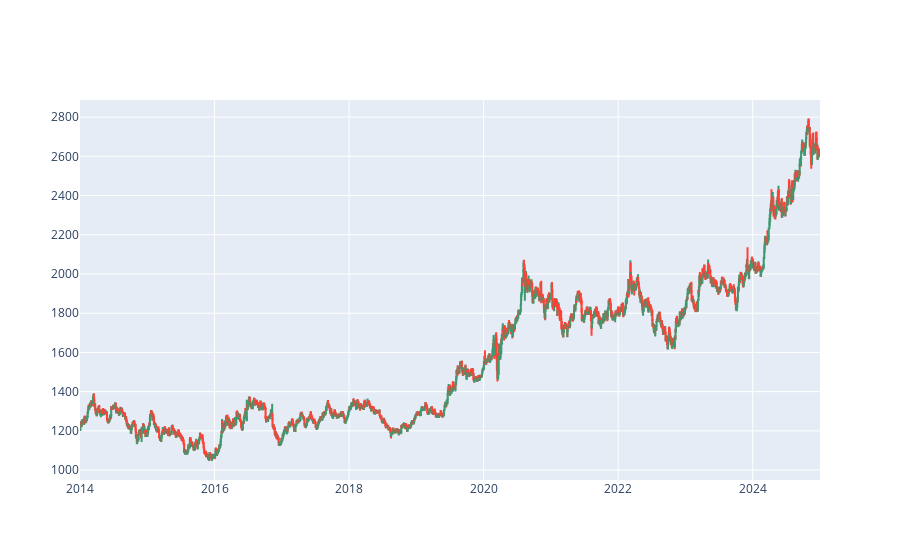

Notebook code cell kept with this figure:
### Code cell
# Candlestick
fig = go.Figure(data = [go.Candlestick(x = df.index, open = df['open'],
                                       high = df['high'],
                                       low = df['low'],
                                       close = df['price'])])

fig.update_layout(xaxis_rangeslider_visible = False)
fig.show()

### Figure 1 — Plotly figure (JSON) as saved in the notebook; plotly's stock layout.template omitted (floating-point values rounded to 4 significant figures; data arrays with more than 128 entries replaced by an {"elided": "..."} marker saying what was removed)
{"data": [{"close": {"elided": "2863 float values"}, "high": {"elided": "2863 float values"}, "low": {"elided": "2863 float values"}, "open": {"elided": "2863 float values"}, "type": "candlestick", "x": {"elided": "2863 str values"}}], "layout": {"xaxis": {"rangeslider": {"visible": false}}}}
